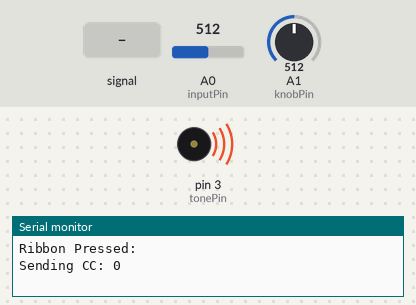
Bench run of a sketch on a simulated Arduino Leonardo, built with avr-gcc and run on an emulated ATmega32U4. On the bench: buzzer (waves = sounding), the last lines printed to the serial monitor. The test bench sets the inputs (shaded band); at power-on: A0 (inputPin) = 512, A1 (knobPin) = 512.

Above: at 1.2 s.
1.3 s: A0 (inputPin) fed a 200 Hz sine of ±460 counts around its level
4.3 s: A0 (inputPin) set to 159
5.8 s: A0 (inputPin) set to 181
At 6.3 s:
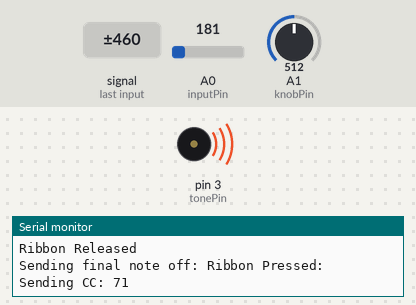
7.3 s: A0 (inputPin) set to 122
At 8.7 s:
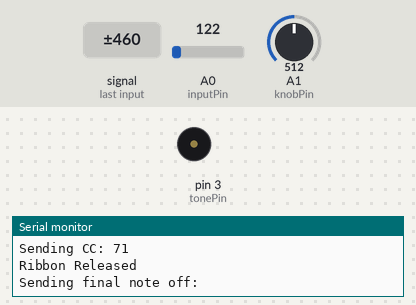
Timing chart, 0 to 9.8 s (numbered marks = the images above; inputs shaded):
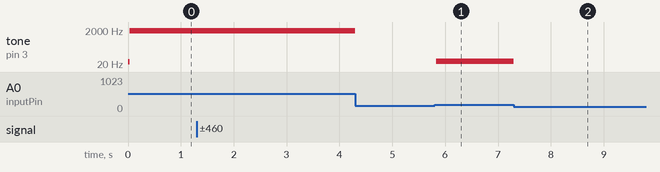

Measured:
- after the input at 1.3 s, tone on pin 3 (tonePin): 1760 Hz → silent after 3.0 s
- after the input at 4.3 s, every drawn part: stays the same
- after the input at 5.8 s, tone on pin 3 (tonePin): silent → 30 Hz at once
- after the input at 7.3 s, tone on pin 3 (tonePin): 30 Hz → silent at once

The sketch:

MIDI_CC_Ribbon.ino
```cpp
//MIDI CV RIBBON
//Version 0.1
//This code reads a ribbon of VHS tape and turns it into midi CC commands
//
//Joseph Kramer 2024

//Code borrowed from https://docs.arduino.cc/built-in-examples/analog/Smoothing/

#include "MIDIUSB.h"
#include "MIDIfrequencies.h"

// pin connections
const int inputPin = A0;  // analog pin connected to ribbon's metal bar
const int knobPin = A1;
const int tonePin = 3;  //digital pin for tone output

// value to determine the size of the readings array.
const int numReadings = 35;  //bigger number provide more stable pitch, but longer glide time

int readings[numReadings];  // the readings from the analog input
int readIndex = 0;          // the index of the current reading
int total = 0;              // the running total
int average = 0;            // the average
int octave[] = { 0, 12, 24, 36, 48, 60, 74 };
int rootOffset[] = { 0, 1, 2, 3, 4, 5, 6, 7, 8, 9, 10, 11 };
int knobVal, octaveNum;

bool ribbonPressed = false;  //keep track of ribbon press state
int prevNoteNum = 0;         //keep track of previous note number playing for note off

int lowThreshold = 169;  // minimum reading of the sensor (found using ribbonCheck code)
int highThreshold = 769; // update these if you change the ribbon

int previousRead = 0;
int currentRead = 0;

void setup() {
  Serial.begin(115200);  //create serial connection at midi data rate

  //intialize all readings to 0
  for (int thisReading = 0; thisReading < numReadings; thisReading++) {
    readings[thisReading] = 0;
  }
}

void loop() {

  //  touchCheck();
  knobVal = analogRead(knobPin);
  int ccVal2 = map(knobVal, 0, 1023, 0, 127);
  controlChange(0, 102, ccVal2);
  MidiUSB.flush();

  if (analogRead(inputPin) >= lowThreshold) {

    sensorAveraging();  //run a function that averages sensor readings

    // if the sensor is pressed:

    average = constrain(average, lowThreshold, highThreshold);      //make sure that any readings outside range are truncated
    int ccVal = map(average, lowThreshold, highThreshold, 0, 127);  //map actual range to new range
    // play a frequency relative corresponding to this sensor:
    //int linear = log(rescale) / log(2000) * 1023;  //make the sensor more linear
    // Serial.println(linear);

    float freq = pitchFrequency[ccVal];  //select a frequency for the built-in tone generator

    /////////////////
    tone(3, freq);  //generate a square wave on the tone pin


    if (!ribbonPressed) {  //c|| MidiNote != prevNoteNum heck to see if ribbbon was already being held down
      //create midi note from array to match the generated tone
      Serial.println("Ribbon Pressed: ");

      Serial.print("Sending CC: ");
      Serial.println(ccVal);
      controlChange(0, 102, ccVal);
      MidiUSB.flush();
      ribbonPressed = true;
      //prevNoteNum = MidiNote;
    }

    //if (MidiNote != prevNoteNum) {
     // Serial.print("Sending note off: ");
     // Serial.println(prevNoteNum);
     // noteOff(0, prevNoteNum, 0);  // Channel 0, noteNumber, off velocity
      //Serial.print("Sending note on: ");
      //Serial.println(MidiNote);
      //noteOn(0, MidiNote, 100);  // Channel 0, noteNumber, normal velocity
      //MidiUSB.flush();
      //prevNoteNum = MidiNote;
    //}


  }

  else {
    noTone(3);  //turn sound off if nothing is pressed
    //send MIDI off
    if (ribbonPressed) {
      Serial.println("Ribbon Released");
      Serial.print("Sending final note off: ");
      //Serial.println(prevNoteNum);
      //delay(2);
      //noteOff(0, prevNoteNum, 0);  // Channel 0, noteNumber, off velocity
      //MidiUSB.flush();
      ribbonPressed = false;
    }
  }
}


void noteOn(byte channel, byte pitch, byte velocity) {
  midiEventPacket_t noteOn = { 0x09, 0x90 | channel, pitch, velocity };
  MidiUSB.sendMIDI(noteOn);
}

void noteOff(byte channel, byte pitch, byte velocity) {
  midiEventPacket_t noteOff = { 0x08, 0x80 | channel, pitch, velocity };
  MidiUSB.sendMIDI(noteOff);
}

void controlChange(byte channel, byte control, byte value) {
  midiEventPacket_t event = { 0x0B, 0xB0 | channel, control, value };
  MidiUSB.sendMIDI(event);
}

void sensorAveraging() {
  // get a sensor reading:
  // subtract the last reading:
  total = total - readings[readIndex];
  // read from the sensor:
  readings[readIndex] = analogRead(inputPin);
  // add the reading to the total:
  total = total + readings[readIndex];
  // advance to the next position in the array:
  readIndex = readIndex + 1;

  // if we're at the end of the array...
  if (readIndex >= numReadings) {
    // ...wrap around to the beginning:
    readIndex = 0;
  }

  // calculate the average:
  average = total / numReadings;
}
```

MIDIfrequencies.h
```cpp
// Conversion from MIDI pitch codes to frequencies in Hz
static const float pitchFrequency[] = {
  //starting on A0 (27.5Hz)
  27.500, 29.135, 30.868, 32.703, 34.648, 36.708, 38.891, 41.203, 43.654, 46.249, 48.999, 51.913,
  55.000, 58.270, 61.735, 65.406, 69.296, 73.416, 77.782, 82.407, 87.307, 92.499, 97.999, 103.826,
  110.000, 116.541, 123.471, 130.813, 138.591, 146.832, 155.563, 164.814, 174.614, 184.997, 195.998, 207.652,
  220.000, 233.082, 246.942, 261.626, 277.183, 293.665, 311.127, 329.628, 349.228, 369.994, 391.995, 415.305,
  440.000, 466.164, 493.883, 523.251, 554.365, 587.330, 622.254, 659.255, 698.456, 739.989, 783.991, 830.609,
  880.000, 932.328, 987.767, 1046.502, 1108.731, 1174.659, 1244.508, 1318.510, 1396.913, 1479.978, 1567.982,
  1661.219, 1760.000, 1864.655, 1975.533, 2093.005, 2217.461, 2349.318, 2489.016, 2637.020, 2793.826, 2959.955, 3135.963,
  3322.438, 3520.000, 3729.310, 3951.066, 4186.009, 4434.922, 4698.636, 4978.032,  5274.041, 5587.652, 5919.911, 6271.927,
  6644.875, 7040.000, 7458.620, 7902.133, 8372.018, 8869.844, 9397.273, 9956.063, 10548.082, 11175.303, 11839.822, 12543.854,
};
```
